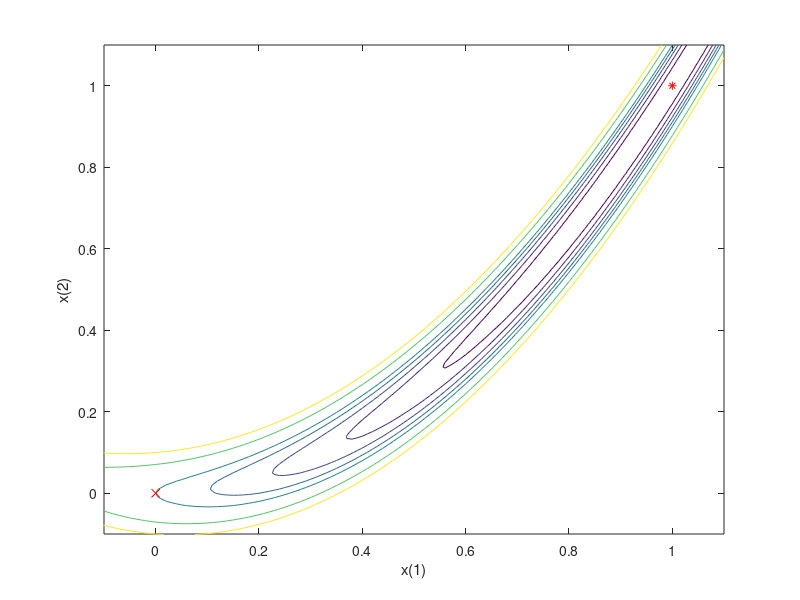

The MATLAB script that drew this image: (Note: this script raises an error after producing the figure.)
% Demonstration of MINZ Optimization Library
%  Rosenbrock's (Banana) Function
%  f = 100*(x(2)-x(1)^2)^2 + (1-x(1))^2

clear all

%more on
clf
disp(' MINZ Demo:   Minimize f = 100*(x(2)-x(1)^2)^2 + (1-x(1))^2')
disp(' Function has a minimum at (1,1)')
disp(' ')

x0=[0;0];
a = [-1.1:.01:1.1]';
b = a;
[A,B]=meshgrid(a',b');
Z = 100.*(B-A.*A).^2 + (1-A).^2;
mesh(a,b,Z)
view(130,30)
xlabel('x(1)')
ylabel('x(2)')
disp('Strike a key to continue')
pause
contour(a,b,Z,[0:.2:1 1.5 2])
axis([-.1 1.1 -.1 1.1])
xlabel('x(1)')
ylabel('x(2)')
hold on
plot(0,0,'rx',1,1,'r*')

disp(' We will use x0=[0;0] as a starting point')
disp(' ')
disp(' First Use default options.  Specify function in infoz structure')
infoz.func='rosen'
disp('[x,outfo,stat] = minz(x0,infoz.func,infoz,x0);')
[x,outfo,stat] = minz(x0,infoz.func,infoz,x0);
title('Banana Function: DFP Direction (Default)')
text(0,1,[int2str(stat.iter) ' Steps, x = ' num2str(x','%7.4f')])
plot(stat.hist(:,1),stat.hist(:,2),'.')
disp('Strike a key to continue')
pause

disp(' ')
disp('Now try BFGS Direction')
infoz.hess='bfgs'
clf
contour(a,b,Z,[0:.2:1 1.5 2])
axis([-.1 1.1 -.1 1.1])
hold on
plot(0,0,'rx',1,1,'r*')
[x,outfo,stat] = minz(x0,infoz.func,infoz,x0);
title('Banana Function: BFGS Direction')
text(0,1,[int2str(stat.iter) ' Steps, x = ' num2str(x','%7.4f')])
plot(stat.hist(:,1),stat.hist(:,2),'.')
disp('Strike a key to continue')
pause

disp(' ')
disp('The first two used Numerical Derivatives.')
disp('  Lets try analytic Gradient in the file roseng.m')
infoz.grad='roseng'
clf
contour(a,b,Z,[0:.2:1 1.5 2])
axis([-.1 1.1 -.1 1.1])
hold on
plot(0,0,'rx',1,1,'r*')
[x,outfo,stat] = minz(x0,infoz.func,infoz,x0);
title('Banana Function: BFGS Direction, Analytic Gradient')
text(0,1,[int2str(stat.iter) ' Steps, x = ' num2str(x','%7.4f')])
plot(stat.hist(:,1),stat.hist(:,2),'.')
disp('Strike a key to continue')
pause

disp(' ')
disp('We can also use Analytic Hessian from the file rosenh.m')
infoz.hess='rosenh'
clf
contour(a,b,Z,[0:.2:1 1.5 2])
axis([-.1 1.1 -.1 1.1])
hold on
plot(0,0,'rx',1,1,'r*')
[x,outfo,stat] = minz(x0,infoz.func,infoz,x0);
title('Banana Function: Analytic Gradient and Hessian')
text(0,1,[int2str(stat.iter) ' Steps, x = ' num2str(x','%7.4f')])
plot(stat.hist(:,1),stat.hist(:,2),'.')

disp(' ')
disp('Finally, lets try the Steepest Descent method.')
infoz.hess='sd'
clf
contour(a,b,Z,[0:.2:1 1.5 2])
axis([-.1 1.1 -.1 1.1])
hold on
plot(0,0,'rx',1,1,'r*')
[x,outfo,stat] = minz(x0,infoz.func,infoz,x0);
title('Banana Function: Steepest Descent')
text(0,1,[int2str(stat.iter) ' Steps, x = ' num2str(x','%7.4f')])
plot(stat.hist(:,1),stat.hist(:,2),'.')
disp('Strike a key to continue')
pause

disp(' ')
disp('Notice the step size seems too large.')
disp('Try stepz instead of step2.')
clf
contour(a,b,Z,[0:.2:1 1.5 2])
axis([-.1 1.1 -.1 1.1])
hold on
plot(0,0,'rx',1,1,'r*')
infoz.step='stepz';
[x,outfo,stat] = minz(x0,infoz.func,infoz,x0);
title('Banana Function: Steepest Descent, STEPZ')
text(0,1,[int2str(stat.iter) ' Steps, x = ' num2str(x','%7.4f')])
plot(stat.hist(:,1),stat.hist(:,2),'.')


clear A B Z a b infoz stat outfo x x0
